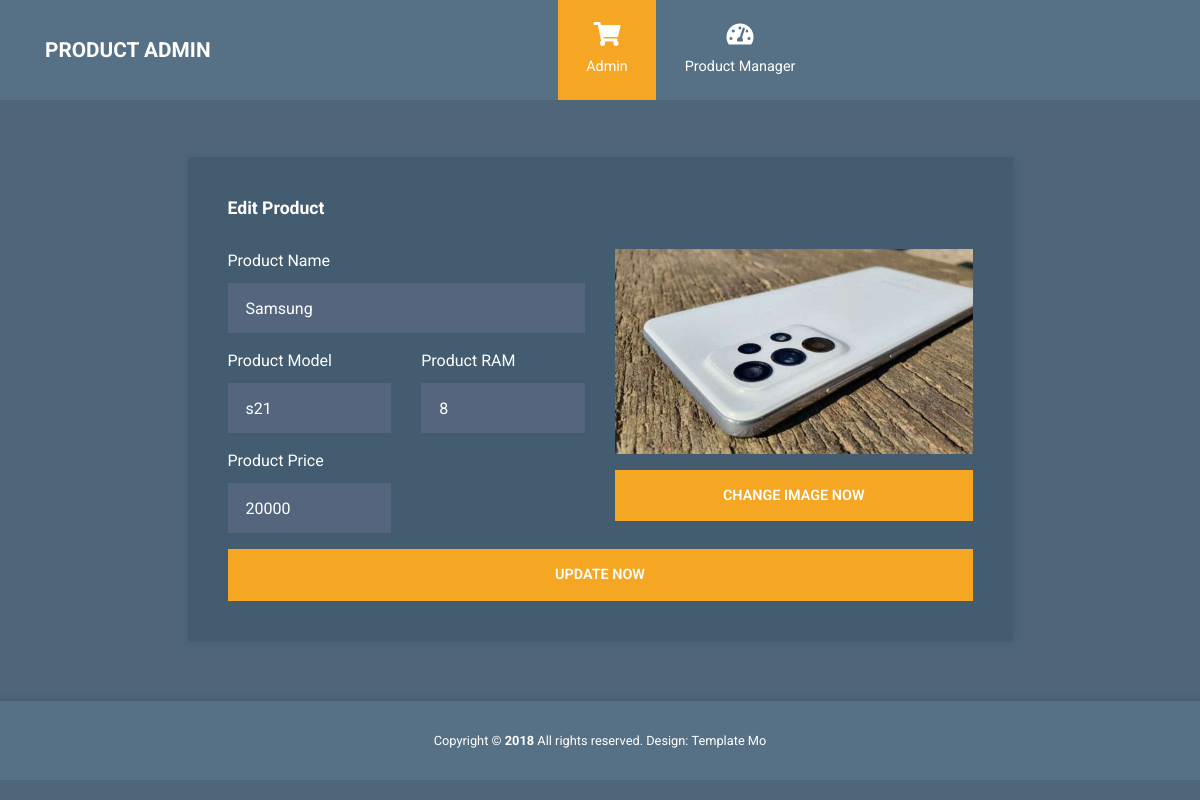
Screenshot of /edit_product/1 with the database file from the repository.
### myapp/models.py (models this page shows, shortened)
class Product_sub(models.Model):
    P_price = models.CharField(max_length=150)
    P_image = models.FileField(upload_to="product_photo",default="product")
    Model_no = models.CharField(max_length=50)
    P_ram = models.IntegerField(unique = True)
    P_name = models.ForeignKey(Product, on_delete=models.CASCADE)

class Product(models.Model):
    P_name = models.CharField(max_length=150)

### myapp/views.py (the view, shortened to what this page needs)
# urls.py: path('edit_product/<int:pid>',edit_product,name='edit_products'),
def edit_product(request, pid):
    productdata = Product_sub.objects.get(id = pid)
    if request.method == 'GET':
        return render(request,'edit_product.html', {'productdata': productdata})

### myapp/templates/edit_product.html (shortened to what this page needs)
{% extends 'header&footer.html' %}
{% load static %}
{% block content %}
    <div class="container tm-mt-big tm-mb-big">
      <div class="row">
        <div class="col-xl-9 col-lg-10 col-md-12 col-sm-12 mx-auto">
          <div class="tm-bg-primary-dark tm-block tm-block-h-auto">
            <div class="row">
              <div class="col-12">
                <h2 class="tm-block-title d-inline-block">Edit Product</h2>
              </div>
            </div>
            <div class="row tm-edit-product-row">
              <div class="col-xl-6 col-lg-6 col-md-12">
                <form action="{% url 'edit_products' productdata.id %}" method="post" class="tm-edit-product-form">
                  <div class="form-group mb-3">
                    <label
                      for="name"
                      >Product Name
                    </label>
                    <input
                      id="name"
                      name="name"
                      type="text"
                      value="{{productdata.P_name.P_name}}"
                      class="form-control validate"
                    />
                  </div>
                  <div class="row">
                      <div class="form-group mb-3 col-xs-12 col-sm-6">
                          <label
                            for="expire_date"
                            >Product Model
                          </label>
                          <input
                            id="name"
                            name="model"
                            type="text"
                            value="{{productdata.Model_no}}"
                            class="form-control validate"
                            data-large-mode="true"
                          />
                        </div>
                        <div class="form-group mb-3 col-xs-12 col-sm-6">
                          <label
                            for="stock"
                            >Product RAM
                          </label>
                          <input
                            id="stock"
                            name="ram"
                            type="text"
                            value="{{productdata.P_ram}}"
                            class="form-control validate"
                          />
                        </div>
                  </div>
                  <div class="row">
                      <div class="form-group mb-3 col-xs-12 col-sm-6">
                        <label
                          for="stock"
                          >Product Price
                        </label>
                        <input
                          id="stock"
                          name="price"
                          type="text"
                          value="{{productdata.P_price}}"
                          class="form-control validate"
                        />
                      </div>
                </div>
              </div>
              <div class="col-xl-6 col-lg-6 col-md-12 mx-auto mb-4">
                <div class="tm-product-img-edit mx-auto">
                  <img src="{{productdata.P_image.url}}" alt="Product image" class="img-fluid d-block mx-auto">
                </div>
                <div class="custom-file mt-3 mb-3">
                  <input
                    type="button"
                    class="btn btn-primary btn-block mx-auto"
                    value="CHANGE IMAGE NOW"
                    onclick="document.getElementById('fileInput').click();"
                  />
                </div>
              </div>
              <div class="col-12">
                <button type="submit" class="btn btn-primary btn-block text-uppercase">Update Now</button>
              </div>
            </div>
          </div>
        </div>
      </div>
    </div>
{% endblock %}

### myapp/static/css/templatemo-style.css (style rules this page uses)
html { font-size: 16px; overflow-x: hidden; }
body { font-family: Roboto, Helvetica, Arial, sans-serif; background-color: #4e657a; overflow-x: hidden; }
.tm-mt-big { margin-top: 57px; }
.tm-mb-big { margin-bottom: 60px; }
.tm-block { padding: 40px; -webkit-box-shadow: 1px 1px 5px 0 #455c71; -moz-box-shadow: 1px 1px 5px 0 #455c71; box-shadow: 1px 1px 5px 0 #455c71; min-height: 350px; height: 100%; max-height: 450px; }
.tm-block-h-auto { min-height: 1px; max-height: none; height: auto; }
.tm-block-title { font-size: 1.1rem; font-weight: 700; color: #fff; margin-bottom: 30px; }
.form-control { background-color: #54657d; color: #fff; border: 0; }
.form-group label { color: #fff; margin-bottom: 10px; }
.form-control { padding: 19px 18px; border-radius: 0; height: 50px; }
.form-group { margin-bottom: 15px; }
.btn { border-radius: 0; padding: 13px 28px; transition: all 0.2s ease; max-width: 100%; }
.btn-primary { color: #fff; background-color: #f5a623; border: 2px solid #f5a623; font-size: 90%; font-weight: 600; }
.tm-bg-primary-dark { background-color: #435c70; }
.tm-product-img-edit { max-width: 100%; position: relative; }

### rows the page displays
Product_sub: name "Samsung", model "s21", ram "8", price "20000", P_image (picture)
